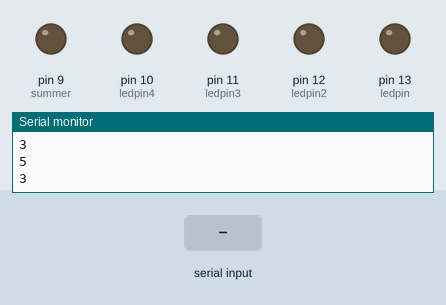
This sketch was run on a simulated Arduino Uno, built with avr-gcc and run on an emulated ATmega328P. Parts: output pins drawn as LEDs (lit = HIGH), the last lines printed to the serial monitor. Dashed ring = blinking. The inputs (shaded band) are chosen by the test bench.

Above: at 1.2 s.
1.3 s: "c" received over Serial
At 1.8 s:
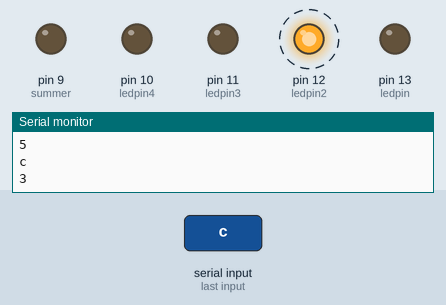
4.3 s: "a" received over Serial
At 4.9 s:
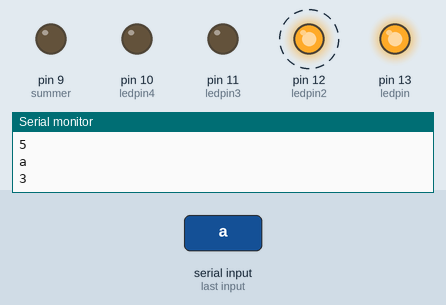
7.3 s: "e" received over Serial
At 7.9 s:
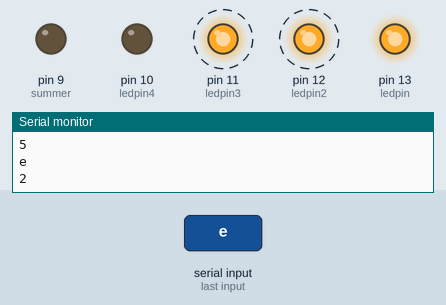
10.3 s: "b" received over Serial
At 10.9 s:
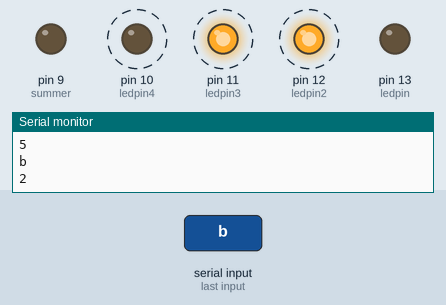
13.3 s: "d" received over Serial
At 13.9 s:
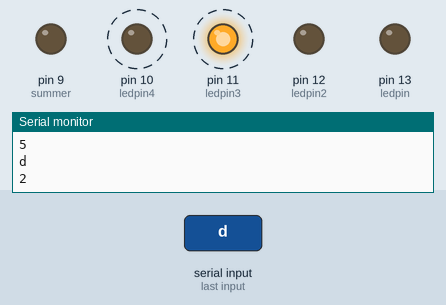
16.3 s: "g" received over Serial
At 17.11 s:
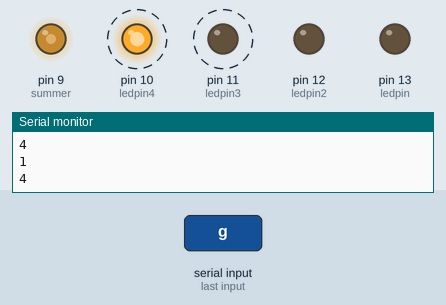
Timing chart, 0 to 20.3 s (numbered marks = the images above; inputs shaded):
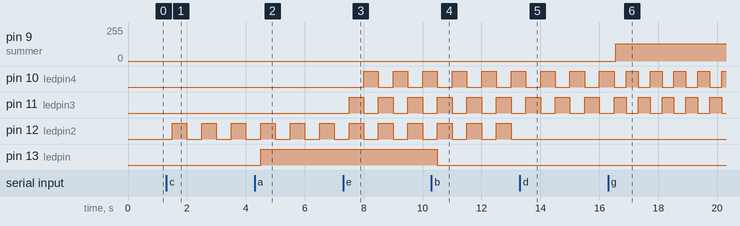

The sketch:

lab3nyast.ino
```cpp
int ledpin = 13;
int ledpin2 = 12;
int ledpin3 = 11;
int ledpin4 = 10;
int summer = 9;
char junk;
String inputString="";
bool b2 = false;
bool b3 = false;
bool b4 = false;
unsigned long firstTime = 0;

void setup()
{
 Serial.begin(9600);
 pinMode(ledpin, OUTPUT);
 pinMode(ledpin2, OUTPUT);
 pinMode(ledpin3, OUTPUT);
 pinMode(ledpin4, OUTPUT);
 pinMode(summer, OUTPUT);

}

void loop()
{
  if(Serial.available()){
  while(Serial.available())
    {
      char inChar = (char)Serial.read(); //read the input
      inputString += inChar;        //make a string of the characters coming on serial
    }
    Serial.println(inputString);
    while (Serial.available() > 0)
    {
      junk = Serial.read() ;

    }      // clear the serial buffer
    if(inputString == "a"){         //in case of 'a' turn the LED on
      digitalWrite(ledpin, HIGH);
    }else if(inputString == "b"){   //incase of 'b' turn the LED off
      digitalWrite(ledpin, LOW);
    }else if(inputString == "c"){
      b2 = true;
    }else if(inputString == "d"){
      b2 = false;
    }else if(inputString == "e"){
      b3 = true;
    }else if(inputString == "f"){
      b3 = false;
    }else if(inputString == "g"){
      b4 = true;
    }else if(inputString == "h"){
      b4 = false;
    }
  }
    if(b2){
      if(digitalRead(ledpin2)){
      digitalWrite(ledpin2, LOW);
      }else{
        digitalWrite(ledpin2, HIGH);
      }
    }
 //   digitalWrite(ledpin2, HIGH);
    if(b3){
      if(digitalRead(ledpin3)){
        digitalWrite(ledpin3, LOW);
        digitalWrite(ledpin4, HIGH);
        Serial.println("1");
      }else{
        digitalWrite(ledpin3, HIGH);
        digitalWrite(ledpin4, LOW);
        Serial.println("2");
      }
    }else{
       digitalWrite(ledpin3, LOW);
       digitalWrite(ledpin4, LOW);
       Serial.println("3");
    }
     unsigned long loopT = 0; //millis() - firstTime;
    if(b4){
      Serial.println("4");

      while(loopT <= 100){

        digitalWrite(summer, LOW);
        delay(2);
        digitalWrite(summer, HIGH);
        delay(2);
        loopT++;
      }
      //delay(300);
    }else{
     delay(500);
     Serial.println("5");
    }
    //delay(800);
    inputString = "";
    //if(loopT > 1000){
    //  firstTime = millis();
    //}
  }
```

Measured:
- after the input at 1.3 s, pin 12 (ledpin2): alternates HIGH for 0.50 s and LOW for 0.50 s, starting after 0.20 s
- after the input at 4.3 s, pin 13 (ledpin): LOW → HIGH after 0.20 s
- after the input at 7.3 s, pin 10 (ledpin4): alternates HIGH for 0.50 s and LOW for 0.50 s, starting after 0.70 s; pin 11 (ledpin3): alternates HIGH for 0.50 s and LOW for 0.50 s, starting after 0.20 s
- after the input at 10.3 s, pin 13 (ledpin): HIGH → LOW after 0.20 s
- after the input at 13.3 s, pin 12 (ledpin2): stops changing and stays LOW
- after the input at 16.3 s, pin 9 (summer): 0/255 → 128/255 after 0.25 s
